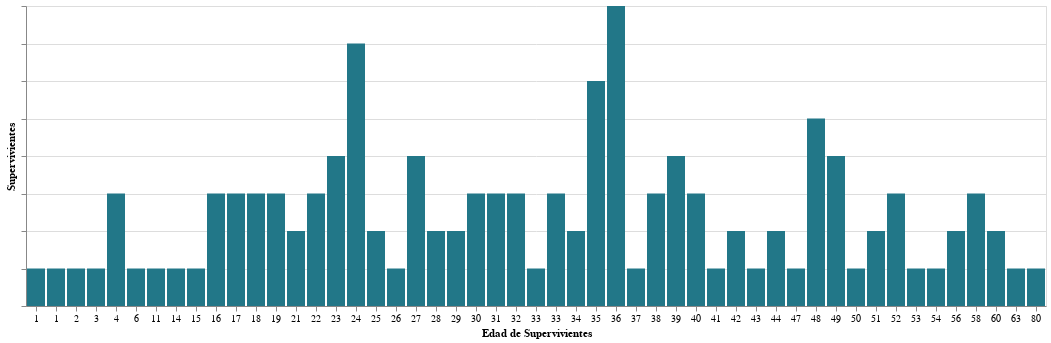

The cell this chart's notebook holds for it:
### Markdown cell above
Creando gráfico básico

### Code cell
bars = alt.Chart(survivor_by_age).mark_bar(color='#227788').encode(
    x = alt.X('Edad:O', title='Edad de Supervivientes', axis=alt.Axis(format = 'd', labelAngle=0)),
    y = alt.Y('Sobreviviente:Q', title='Supervivientes', axis=alt.Axis(labels=False)),
)

bars

### Figure 1 — Vega-Lite specification as saved in the notebook (floating-point values rounded to 4 significant figures)
{"config": {"view": {"continuousWidth": 400, "continuousHeight": 300}}, "data": {"name": "data-fb181e86e7e04e35c00e5d599ab4cb3a"}, "mark": {"type": "bar", "color": "#227788"}, "encoding": {"x": {"type": "ordinal", "axis": {"format": "d", "labelAngle": 0}, "field": "Edad", "title": "Edad de Supervivientes"}, "y": {"type": "quantitative", "axis": {"labels": false}, "field": "Sobreviviente", "title": "Supervivientes"}}, "$schema": "https://vega.github.io/schema/vega-lite/v4.8.1.json", "datasets": {"data-fb181e86e7e04e35c00e5d599ab4cb3a": [{"Edad": 0.92, "idPasajero": 1, "Sobreviviente": 1, "Clase": 1, "Nombre": 1, "Sexo": 1, "Parientes/Esposo(a)": 1, "ParientesHijos": 1, "Boleto": 1, "Tarifa": 1, "Cabina": 1, "PuertoEmbarque": 1}, {"Edad": 1.0, "idPasajero": 1, "Sobreviviente": 1, "Clase": 1, "Nombre": 1, "Sexo": 1, "Parientes/Esposo(a)": 1, "ParientesHijos": 1, "Boleto": 1, "Tarifa": 1, "Cabina": 1, "PuertoEmbarque": 1}, {"Edad": 2.0, "idPasajero": 1, "Sobreviviente": 1, "Clase": 1, "Nombre": 1, "Sexo": 1, "Parientes/Esposo(a)": 1, "ParientesHijos": 1, "Boleto": 1, "Tarifa": 1, "Cabina": 1, "PuertoEmbarque": 1}, {"Edad": 3.0, "idPasajero": 1, "Sobreviviente": 1, "Clase": 1, "Nombre": 1, "Sexo": 1, "Parientes/Esposo(a)": 1, "ParientesHijos": 1, "Boleto": 1, "Tarifa": 1, "Cabina": 1, "PuertoEmbarque": 1}, {"Edad": 4.0, "idPasajero": 3, "Sobreviviente": 3, "Clase": 3, "Nombre": 3, "Sexo": 3, "Parientes/Esposo(a)": 3, "ParientesHijos": 3, "Boleto": 3, "Tarifa": 3, "Cabina": 3, "PuertoEmbarque": 3}, {"Edad": 6.0, "idPasajero": 1, "Sobreviviente": 1, "Clase": 1, "Nombre": 1, "Sexo": 1, "Parientes/Esposo(a)": 1, "ParientesHijos": 1, "Boleto": 1, "Tarifa": 1, "Cabina": 1, "PuertoEmbarque": 1}, {"Edad": 11.0, "idPasajero": 1, "Sobreviviente": 1, "Clase": 1, "Nombre": 1, "Sexo": 1, "Parientes/Esposo(a)": 1, "ParientesHijos": 1, "Boleto": 1, "Tarifa": 1, "Cabina": 1, "PuertoEmbarque": 1}, {"Edad": 14.0, "idPasajero": 1, "Sobreviviente": 1, "Clase": 1, "Nombre": 1, "Sexo": 1, "Parientes/Esposo(a)": 1, "ParientesHijos": 1, "Boleto": 1, "Tarifa": 1, "Cabina": 1, "PuertoEmbarque": 1}, {"Edad": 15.0, "idPasajero": 1, "Sobreviviente": 1, "Clase": 1, "Nombre": 1, "Sexo": 1, "Parientes/Esposo(a)": 1, "ParientesHijos": 1, "Boleto": 1, "Tarifa": 1, "Cabina": 1, "PuertoEmbarque": 1}, {"Edad": 16.0, "idPasajero": 3, "Sobreviviente": 3, "Clase": 3, "Nombre": 3, "Sexo": 3, "Parientes/Esposo(a)": 3, "ParientesHijos": 3, "Boleto": 3, "Tarifa": 3, "Cabina": 3, "PuertoEmbarque": 3}, {"Edad": 17.0, "idPasajero": 3, "Sobreviviente": 3, "Clase": 3, "Nombre": 3, "Sexo": 3, "Parientes/Esposo(a)": 3, "ParientesHijos": 3, "Boleto": 3, "Tarifa": 3, "Cabina": 3, "PuertoEmbarque": 3}, {"Edad": 18.0, "idPasajero": 3, "Sobreviviente": 3, "Clase": 3, "Nombre": 3, "Sexo": 3, "Parientes/Esposo(a)": 3, "ParientesHijos": 3, "Boleto": 3, "Tarifa": 3, "Cabina": 3, "PuertoEmbarque": 3}, {"Edad": 19.0, "idPasajero": 3, "Sobreviviente": 3, "Clase": 3, "Nombre": 3, "Sexo": 3, "Parientes/Esposo(a)": 3, "ParientesHijos": 3, "Boleto": 3, "Tarifa": 3, "Cabina": 3, "PuertoEmbarque": 3}, {"Edad": 21.0, "idPasajero": 2, "Sobreviviente": 2, "Clase": 2, "Nombre": 2, "Sexo": 2, "Parientes/Esposo(a)": 2, "ParientesHijos": 2, "Boleto": 2, "Tarifa": 2, "Cabina": 2, "PuertoEmbarque": 2}, {"Edad": 22.0, "idPasajero": 3, "Sobreviviente": 3, "Clase": 3, "Nombre": 3, "Sexo": 3, "Parientes/Esposo(a)": 3, "ParientesHijos": 3, "Boleto": 3, "Tarifa": 3, "Cabina": 3, "PuertoEmbarque": 3}, {"Edad": 23.0, "idPasajero": 4, "Sobreviviente": 4, "Clase": 4, "Nombre": 4, "Sexo": 4, "Parientes/Esposo(a)": 4, "ParientesHijos": 4, "Boleto": 4, "Tarifa": 4, "Cabina": 4, "PuertoEmbarque": 4}, {"Edad": 24.0, "idPasajero": 7, "Sobreviviente": 7, "Clase": 7, "Nombre": 7, "Sexo": 7, "Parientes/Esposo(a)": 7, "ParientesHijos": 7, "Boleto": 7, "Tarifa": 7, "Cabina": 7, "PuertoEmbarque": 7}, {"Edad": 25.0, "idPasajero": 2, "Sobreviviente": 2, "Clase": 2, "Nombre": 2, "Sexo": 2, "Parientes/Esposo(a)": 2, "ParientesHijos": 2, "Boleto": 2, "Tarifa": 2, "Cabina": 2, "PuertoEmbarque": 2}, {"Edad": 26.0, "idPasajero": 1, "Sobreviviente": 1, "Clase": 1, "Nombre": 1, "Sexo": 1, "Parientes/Esposo(a)": 1, "ParientesHijos": 1, "Boleto": 1, "Tarifa": 1, "Cabina": 1, "PuertoEmbarque": 1}, {"Edad": 27.0, "idPasajero": 4, "Sobreviviente": 4, "Clase": 4, "Nombre": 4, "Sexo": 4, "Parientes/Esposo(a)": 4, "ParientesHijos": 4, "Boleto": 4, "Tarifa": 4, "Cabina": 4, "PuertoEmbarque": 4}, {"Edad": 28.0, "idPasajero": 2, "Sobreviviente": 2, "Clase": 2, "Nombre": 2, "Sexo": 2, "Parientes/Esposo(a)": 2, "ParientesHijos": 2, "Boleto": 2, "Tarifa": 2, "Cabina": 2, "PuertoEmbarque": 2}, {"Edad": 29.0, "idPasajero": 2, "Sobreviviente": 2, "Clase": 2, "Nombre": 2, "Sexo": 2, "Parientes/Esposo(a)": 2, "ParientesHijos": 2, "Boleto": 2, "Tarifa": 2, "Cabina": 2, "PuertoEmbarque": 2}, {"Edad": 30.0, "idPasajero": 3, "Sobreviviente": 3, "Clase": 3, "Nombre": 3, "Sexo": 3, "Parientes/Esposo(a)": 3, "ParientesHijos": 3, "Boleto": 3, "Tarifa": 3, "Cabina": 3, "PuertoEmbarque": 3}, {"Edad": 31.0, "idPasajero": 3, "Sobreviviente": 3, "Clase": 3, "Nombre": 3, "Sexo": 3, "Parientes/Esposo(a)": 3, "ParientesHijos": 3, "Boleto": 3, "Tarifa": 3, "Cabina": 3, "PuertoEmbarque": 3}, {"Edad": 32.0, "idPasajero": 3, "Sobreviviente": 3, "Clase": 3, "Nombre": 3, "Sexo": 3, "Parientes/Esposo(a)": 3, "ParientesHijos": 3, "Boleto": 3, "Tarifa": 3, "Cabina": 3, "PuertoEmbarque": 3}, {"Edad": 32.5, "idPasajero": 1, "Sobreviviente": 1, "Clase": 1, "Nombre": 1, "Sexo": 1, "Parientes/Esposo(a)": 1, "ParientesHijos": 1, "Boleto": 1, "Tarifa": 1, "Cabina": 1, "PuertoEmbarque": 1}, {"Edad": 33.0, "idPasajero": 3, "Sobreviviente": 3, "Clase": 3, "Nombre": 3, "Sexo": 3, "Parientes/Esposo(a)": 3, "ParientesHijos": 3, "Boleto": 3, "Tarifa": 3, "Cabina": 3, "PuertoEmbarque": 3}, {"Edad": 34.0, "idPasajero": 2, "Sobreviviente": 2, "Clase": 2, "Nombre": 2, "Sexo": 2, "Parientes/Esposo(a)": 2, "ParientesHijos": 2, "Boleto": 2, "Tarifa": 2, "Cabina": 2, "PuertoEmbarque": 2}, {"Edad": 35.0, "idPasajero": 6, "Sobreviviente": 6, "Clase": 6, "Nombre": 6, "Sexo": 6, "Parientes/Esposo(a)": 6, "ParientesHijos": 6, "Boleto": 6, "Tarifa": 6, "Cabina": 6, "PuertoEmbarque": 6}, {"Edad": 36.0, "idPasajero": 8, "Sobreviviente": 8, "Clase": 8, "Nombre": 8, "Sexo": 8, "Parientes/Esposo(a)": 8, "ParientesHijos": 8, "Boleto": 8, "Tarifa": 8, "Cabina": 8, "PuertoEmbarque": 8}, {"Edad": 37.0, "idPasajero": 1, "Sobreviviente": 1, "Clase": 1, "Nombre": 1, "Sexo": 1, "Parientes/Esposo(a)": 1, "ParientesHijos": 1, "Boleto": 1, "Tarifa": 1, "Cabina": 1, "PuertoEmbarque": 1}, {"Edad": 38.0, "idPasajero": 3, "Sobreviviente": 3, "Clase": 3, "Nombre": 3, "Sexo": 3, "Parientes/Esposo(a)": 3, "ParientesHijos": 3, "Boleto": 3, "Tarifa": 3, "Cabina": 3, "PuertoEmbarque": 3}, {"Edad": 39.0, "idPasajero": 4, "Sobreviviente": 4, "Clase": 4, "Nombre": 4, "Sexo": 4, "Parientes/Esposo(a)": 4, "ParientesHijos": 4, "Boleto": 4, "Tarifa": 4, "Cabina": 4, "PuertoEmbarque": 4}, {"Edad": 40.0, "idPasajero": 3, "Sobreviviente": 3, "Clase": 3, "Nombre": 3, "Sexo": 3, "Parientes/Esposo(a)": 3, "ParientesHijos": 3, "Boleto": 3, "Tarifa": 3, "Cabina": 3, "PuertoEmbarque": 3}, {"Edad": 41.0, "idPasajero": 1, "Sobreviviente": 1, "Clase": 1, "Nombre": 1, "Sexo": 1, "Parientes/Esposo(a)": 1, "ParientesHijos": 1, "Boleto": 1, "Tarifa": 1, "Cabina": 1, "PuertoEmbarque": 1}, {"Edad": 42.0, "idPasajero": 2, "Sobreviviente": 2, "Clase": 2, "Nombre": 2, "Sexo": 2, "Parientes/Esposo(a)": 2, "ParientesHijos": 2, "Boleto": 2, "Tarifa": 2, "Cabina": 2, "PuertoEmbarque": 2}, {"Edad": 43.0, "idPasajero": 1, "Sobreviviente": 1, "Clase": 1, "Nombre": 1, "Sexo": 1, "Parientes/Esposo(a)": 1, "ParientesHijos": 1, "Boleto": 1, "Tarifa": 1, "Cabina": 1, "PuertoEmbarque": 1}, {"Edad": 44.0, "idPasajero": 2, "Sobreviviente": 2, "Clase": 2, "Nombre": 2, "Sexo": 2, "Parientes/Esposo(a)": 2, "ParientesHijos": 2, "Boleto": 2, "Tarifa": 2, "Cabina": 2, "PuertoEmbarque": 2}, {"Edad": 47.0, "idPasajero": 1, "Sobreviviente": 1, "Clase": 1, "Nombre": 1, "Sexo": 1, "Parientes/Esposo(a)": 1, "ParientesHijos": 1, "Boleto": 1, "Tarifa": 1, "Cabina": 1, "PuertoEmbarque": 1}, {"Edad": 48.0, "idPasajero": 5, "Sobreviviente": 5, "Clase": 5, "Nombre": 5, "Sexo": 5, "Parientes/Esposo(a)": 5, "ParientesHijos": 5, "Boleto": 5, "Tarifa": 5, "Cabina": 5, "PuertoEmbarque": 5}, {"Edad": 49.0, "idPasajero": 4, "Sobreviviente": 4, "Clase": 4, "Nombre": 4, "Sexo": 4, "Parientes/Esposo(a)": 4, "ParientesHijos": 4, "Boleto": 4, "Tarifa": 4, "Cabina": 4, "PuertoEmbarque": 4}, {"Edad": 50.0, "idPasajero": 1, "Sobreviviente": 1, "Clase": 1, "Nombre": 1, "Sexo": 1, "Parientes/Esposo(a)": 1, "ParientesHijos": 1, "Boleto": 1, "Tarifa": 1, "Cabina": 1, "PuertoEmbarque": 1}, {"Edad": 51.0, "idPasajero": 2, "Sobreviviente": 2, "Clase": 2, "Nombre": 2, "Sexo": 2, "Parientes/Esposo(a)": 2, "ParientesHijos": 2, "Boleto": 2, "Tarifa": 2, "Cabina": 2, "PuertoEmbarque": 2}, {"Edad": 52.0, "idPasajero": 3, "Sobreviviente": 3, "Clase": 3, "Nombre": 3, "Sexo": 3, "Parientes/Esposo(a)": 3, "ParientesHijos": 3, "Boleto": 3, "Tarifa": 3, "Cabina": 3, "PuertoEmbarque": 3}, {"Edad": 53.0, "idPasajero": 1, "Sobreviviente": 1, "Clase": 1, "Nombre": 1, "Sexo": 1, "Parientes/Esposo(a)": 1, "ParientesHijos": 1, "Boleto": 1, "Tarifa": 1, "Cabina": 1, "PuertoEmbarque": 1}, {"Edad": 54.0, "idPasajero": 1, "Sobreviviente": 1, "Clase": 1, "Nombre": 1, "Sexo": 1, "Parientes/Esposo(a)": 1, "ParientesHijos": 1, "Boleto": 1, "Tarifa": 1, "Cabina": 1, "PuertoEmbarque": 1}, {"Edad": 56.0, "idPasajero": 2, "Sobreviviente": 2, "Clase": 2, "Nombre": 2, "Sexo": 2, "Parientes/Esposo(a)": 2, "ParientesHijos": 2, "Boleto": 2, "Tarifa": 2, "Cabina": 2, "PuertoEmbarque": 2}, {"Edad": 58.0, "idPasajero": 3, "Sobreviviente": 3, "Clase": 3, "Nombre": 3, "Sexo": 3, "Parientes/Esposo(a)": 3, "ParientesHijos": 3, "Boleto": 3, "Tarifa": 3, "Cabina": 3, "PuertoEmbarque": 3}, {"Edad": 60.0, "idPasajero": 2, "Sobreviviente": 2, "Clase": 2, "Nombre": 2, "Sexo": 2, "Parientes/Esposo(a)": 2, "ParientesHijos": 2, "Boleto": 2, "Tarifa": 2, "Cabina": 2, "PuertoEmbarque": 2}, {"Edad": 63.0, "idPasajero": 1, "Sobreviviente": 1, "Clase": 1, "Nombre": 1, "Sexo": 1, "Parientes/Esposo(a)": 1, "ParientesHijos": 1, "Boleto": 1, "Tarifa": 1, "Cabina": 1, "PuertoEmbarque": 1}, {"Edad": 80.0, "idPasajero": 1, "Sobreviviente": 1, "Clase": 1, "Nombre": 1, "Sexo": 1, "Parientes/Esposo(a)": 1, "ParientesHijos": 1, "Boleto": 1, "Tarifa": 1, "Cabina": 1, "PuertoEmbarque": 1}]}}
